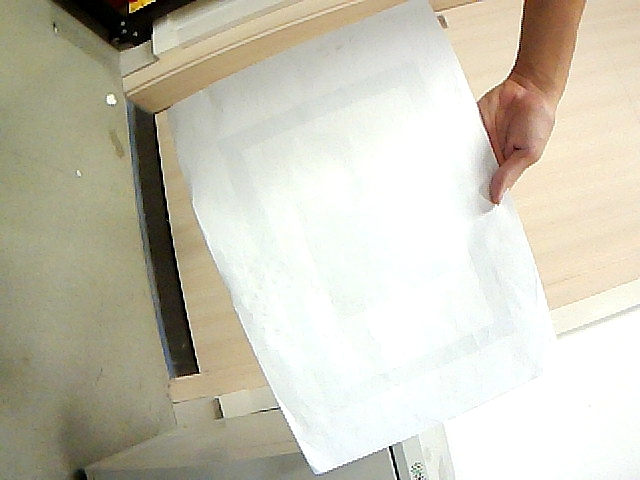
#> input picture 1.jpg, 640 x 480 px
$ python -i _threshold.py   (imports and definitions only)
#> lines starting #> are read from the running program, lines starting #| are printed output that depends on the picture; after the words box and inside, x2 and y2 are one past the last pixel; in counts of white or black regions, pixels touching at a corner belong together
#> further down, picture is the input picture: shape (480, 640, 3); mean B, G, R 181.9, 197.6, 201.2
"""自动二值化模块 — 统一的图像二值化深度接口。

提供两种策略，通过一个 apply() 方法隐藏全部实现细节：

  - adaptive（默认）：灰度自适应阈值。
    根据画面平均亮度自动计算 cv2.adaptiveThreshold 所需的 block_size 和 C，
    随后进行高斯模糊 → 自适应阈值 → 形态学闭+开运算去噪填洞。
    适合光照不均场景（激光点、光斑检测）。

  - range：LAB 色彩空间范围阈值。
    先从 ROI 采样学习目标颜色的 LAB 范围（直方图边界法），
    再用 cv2.inRange 精确分割。
    适合颜色区分度高的目标（特定色块、标记物）。

Usage::

    # 自适应模式（零配置）
    b = Binarizer()
    mask = b.apply(frame)

    # 范围学习模式
    b = Binarizer(strategy="range")
    b.learn(frame, roi_x=100, roi_y=50, roi_w=40, roi_h=40)
    mask = b.apply(frame)
"""

from typing import Any, Dict, List, Optional, Tuple

import cv2
import numpy as np

MatLike = np.ndarray

# =========================================================================
# 亮度 → adaptiveThreshold 参数映射
# =========================================================================


def auto_paramC(brightness: float) -> Tuple[float, int]:
    """根据灰度图像的平均亮度，动态计算 adaptiveThreshold 的 C 和 block_size。

    规律：
      - 画面越亮 → block_size 和 C 越大（邻域更广、阈值更低 / 更宽松）。
      - 画面越暗 → block_size 和 C 越小（邻域更窄、阈值更高 / 更严格）。

    原理：亮场景对比度高、噪声可见，需要更大的邻域来平滑、更大的 C
    来降低阈值捕获目标；暗场景对比度低，需要更精细的局部处理。

    Args:
        brightness: 画面平均亮度 (0~255)，通常取自 GaussianBlur 后的 mean。

    Returns:
        (C, block_size) — C 范围 2~10，block_size 范围 3~21（奇数）。
    """
    brightness = float(np.clip(brightness, 0, 255))
    ratio = brightness / 255.0

    # block_size: 3~21，强制奇数
    block_size = int(3.0 + ratio * 18.0)
    if block_size % 2 == 0:
        block_size += 1

    # C: 2~10
    C = int(2.0 + ratio * 8.0)

    return C, block_size


# =========================================================================
# 共享工具：直方图边界法
# =========================================================================


# [305 lines left out: functions _adaptive_bin_count, _adaptive_smooth_kernel, _reject_outliers, _find_significant_peaks, approx_threshold, approx_threshold_v2 and 4 more, not called in this run]


# =========================================================================
# 新类：Binarizer — 深度二值化模块
# =========================================================================


class Binarizer:
    """自动二值化器 — 统一的图像二值化深度模块。

    ┌──────────────────────────────────────┐
    │  apply(frame) → mask (uint8 0/255)   │  ← 唯一对外接口
    │  learn(frame, roi=...) → self        │  ← 可选学习（range 策略）
    ├──────────────────────────────────────┤
    │  策略路由 + 参数自动调优               │
    │  • adaptive: 灰度自适应               │
    │    auto_paramC(亮度) → GaussianBlur   │
    │    → adaptiveThreshold → 形态学后处理  │
    │  • range: LAB 色彩范围                 │
    │    learn → 直方图边界法 → inRange      │
    └──────────────────────────────────────┘

    自适应模式（默认，零配置）::

        b = Binarizer()
        mask = b.apply(frame)

    范围学习模式::

        b = Binarizer(strategy="range")
        b.learn(frame, roi_x=100, roi_y=50, roi_w=40, roi_h=40)
        mask = b.apply(frame)
    """

    _CHANNEL_NAMES = ["L", "A", "B"]
    _VALID_STRATEGIES = ("adaptive", "range")

    def __init__(
        self,
        strategy: str = "adaptive",
        *,
        morph_kernel: Tuple[int, int] = (3, 3),
        min_range: int = 8,
        gauss_kernel: Tuple[int, int] = (3, 3),
    ) -> None:
        if strategy not in self._VALID_STRATEGIES:
            raise ValueError(
                f"strategy 必须是 {self._VALID_STRATEGIES}，实际为 {strategy!r}"
            )
        self.strategy = strategy
        self.morph_kernel = morph_kernel
        self.min_range = min_range
        self.gauss_kernel = gauss_kernel
        self._lower: Optional[np.ndarray] = None
        self._upper: Optional[np.ndarray] = None
        self._last_C: Optional[float] = None
        self._last_block_size: Optional[int] = None
        self._quality: Dict[str, float] = {}

    # ------------------------------------------------------------------
    # 核心接口
    # ------------------------------------------------------------------

    def apply(self, frame: MatLike) -> MatLike:
        """将 BGR 帧二值化，返回 uint8 掩码。

        Args:
            frame: BGR 三通道图像 (H×W×3)。

        Returns:
            二值掩码 (H×W) uint8，前景=255，背景=0。
        """
        if frame is None or frame.ndim != 3 or frame.shape[2] != 3:
            raise ValueError("frame 必须是 H×W×3 的 BGR 图像")

        if self.strategy == "adaptive":
            return self._apply_adaptive(frame)
        else:
            return self._apply_range(frame)

    # [99 lines left out: functions learn, learn_from_rect_pts, is_learned, params, quality, describe, not called in this run]

    # ------------------------------------------------------------------
    # 内部：自适应阈值管线
    # ------------------------------------------------------------------

    def _apply_adaptive(self, frame: MatLike) -> MatLike:
        """灰度自适应阈值全管线。"""
        gray = cv2.cvtColor(frame, cv2.COLOR_BGR2GRAY)
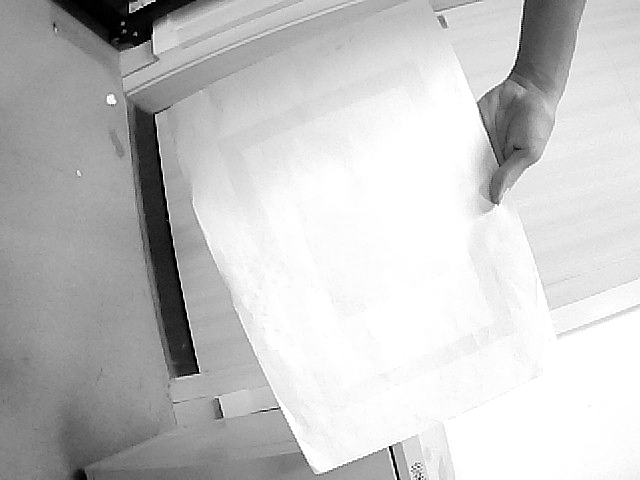
#> gray: shape (480, 640); min 0, max 255, mean 196.9
        blurred = cv2.GaussianBlur(gray, self.gauss_kernel, 0)
        # 计算灰度图平均亮度
        C, block_size = auto_paramC(float(np.mean(gray)))
#> C = 8; block_size = 17
        self._last_C = C
#> self._last_C = 8
        self._last_block_size = block_size
#> self._last_block_size = 17

        thresh = cv2.adaptiveThreshold(
            blurred,
            255,
            cv2.ADAPTIVE_THRESH_GAUSSIAN_C,
            cv2.THRESH_BINARY,
            block_size,
            C,
        )
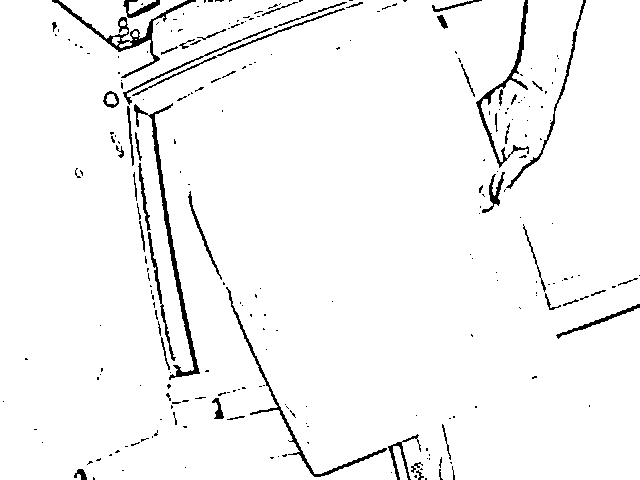
#> thresh: shape (480, 640); 96.5% white; 251 black regions (197 under 20 px), largest, box (x1, y1, x2, y2) and area: (134, 103, 200, 380) 1433, (52, 0, 196, 78) 1085, (226, 287, 387, 477) 926

        kernel = cv2.getStructuringElement(cv2.MORPH_ELLIPSE, self.morph_kernel)
        threshold = cv2.morphologyEx(thresh, cv2.MORPH_CLOSE, kernel)
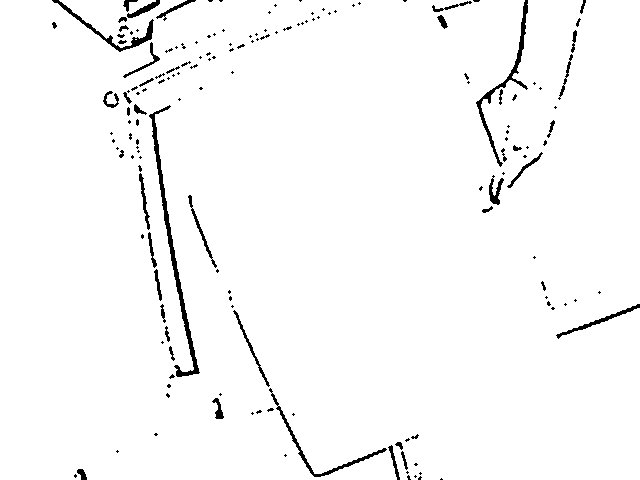
#> threshold: shape (480, 640); 97.5% white; 164 black regions (113 under 20 px), largest, box (x1, y1, x2, y2) and area: (149, 105, 200, 377) 1305, (476, 0, 528, 167) 788, (269, 388, 387, 477) 555
        # 高斯滤波后一般没有小的噪点
        # threshold = cv2.morphologyEx(threshold, cv2.MORPH_OPEN, kernel)
        return threshold

    # ------------------------------------------------------------------
    # 内部：色彩范围阈值
    # ------------------------------------------------------------------

    # [16 lines left out: functions _apply_range, _learn_from_pixels, not called in this run]


# =========================================================================
# 旧类：AutoThresholder — 向后兼容
# =========================================================================


class AutoThresholder(Binarizer):
    """@deprecated: 请迁移到 Binarizer。

    保留以兼容现有代码（detect_laser_binary、test_laser_detect 等）。

    旧参数映射:
      - strategy:   histogram → Binarizer(strategy="range") + 直方图学习
                    mad       → Binarizer(strategy="range") + MAD 学习
                    percentile → Binarizer(strategy="range") + 百分位学习
    """

    _LEARN_STRATEGIES = ("histogram", "mad", "percentile")

    # [173 lines left out: functions __init__, learn_from_rect, learn_from_center, learn_from_mask, learn_from_peaks, _learn_from_pixels and 3 more, not called in this run]

    # approx_threshold 现在是模块级函数，此处作为静态方法暴露以兼容旧引用
    approx_threshold = staticmethod(approx_threshold)

    # [48 lines left out: functions describe, auto_threshold, not called in this run]

>>> import cv2
>>> picture = cv2.imread('../1.jpg')
>>> result = Binarizer().apply(picture)
